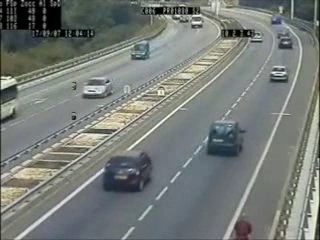
#> input picture frame 75 of Project1/image_examples/cars.avi, 320 x 240 px, given in place of video4.mp4, which was not available
$ python drawSketchFromVideo.py
#> lines starting #> are read from the running program, lines starting #| are printed output that depends on the picture; pictures that were not available may be replaced by others from this repository, and a replacement may not be noted
import cv2


class MakeSketchFromVideo:
    def __init__(self):
        self.capture_video = cv2.VideoCapture("Video/video4.mp4")
        # self.capture_video = cv2.VideoCapture(0)q

    def make_sketch(self):
        while True:
            response, frame = self.capture_video.read()
#> frame is the input picture: shape (240, 320, 3); mean B, G, R 120, 123.9, 118.8
            if response == False:
                break
            # Convert into gray
            image_gray = cv2.cvtColor(src=frame, code=cv2.COLOR_BGR2GRAY)
            # Convert into blur
            image_gray_blur = cv2.GaussianBlur(src=image_gray, ksize=(5, 5), sigmaX=0)
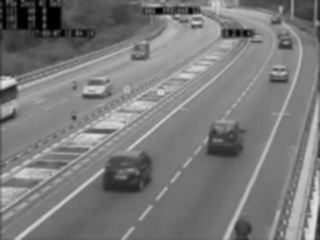
#> image_gray_blur: shape (240, 320); min 0, max 229, mean 122.1
            canny_edges = cv2.Canny(image=image_gray_blur, threshold1=60, threshold2=50)
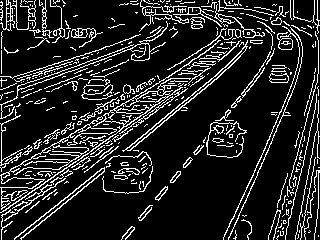
#> canny_edges: shape (240, 320); 14.6% white in thin lines or dots
            cv2.imshow(winname="Live Sketch Drawing", mat=canny_edges)
            # wait for 1 ms for kye 'q' no response then show next image
            if cv2.waitKey(1) & 0xFF == ord('q'):
#> (key q is pressed here)
                break
        # # Release and close all window
        self.capture_video.release()
        cv2.destroyAllWindows()


obj = MakeSketchFromVideo()
obj.make_sketch()

$ run again, starting later in the video
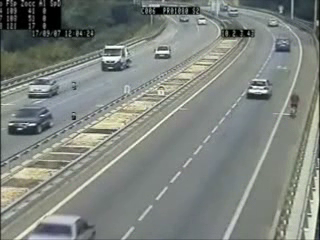
#> input picture frame 337 of Project1/image_examples/cars.avi, 320 x 240 px, given in place of video4.mp4, which was not available
#> in make_sketch, frame is the input picture: shape (240, 320, 3); mean B, G, R 126.3, 131.7, 126
#> in make_sketch, `image_gray_blur = cv2.GaussianBlur(src=image_gray, ksize=(5, 5), sigma..`:
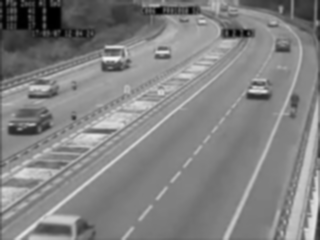
#> image_gray_blur: shape (240, 320); min 0, max 241, mean 129.5
#> in make_sketch, `canny_edges = cv2.Canny(image=image_gray_blur, threshold1=60, threshol..`:
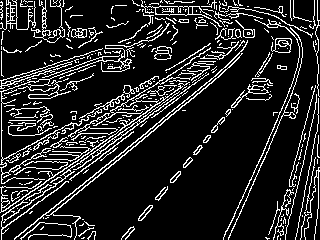
#> canny_edges: shape (240, 320); 14.8% white in thin lines or dots

$ run again, starting later in the video
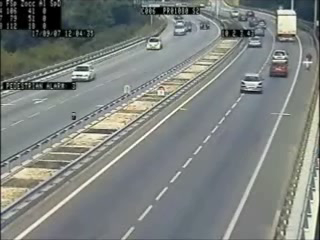
#> input picture frame 600 of Project1/image_examples/cars.avi, 320 x 240 px, given in place of video4.mp4, which was not available
#> in make_sketch, frame is the input picture: shape (240, 320, 3); mean B, G, R 126.6, 129.8, 124.9
#> in make_sketch, `image_gray_blur = cv2.GaussianBlur(src=image_gray, ksize=(5, 5), sigma..`:
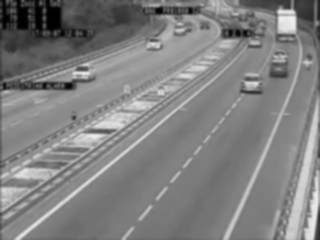
#> image_gray_blur: shape (240, 320); min 0, max 240, mean 128.1
#> in make_sketch, `canny_edges = cv2.Canny(image=image_gray_blur, threshold1=60, threshol..`:
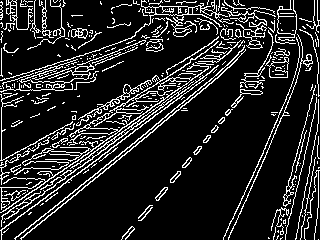
#> canny_edges: shape (240, 320); 14.6% white in thin lines or dots
